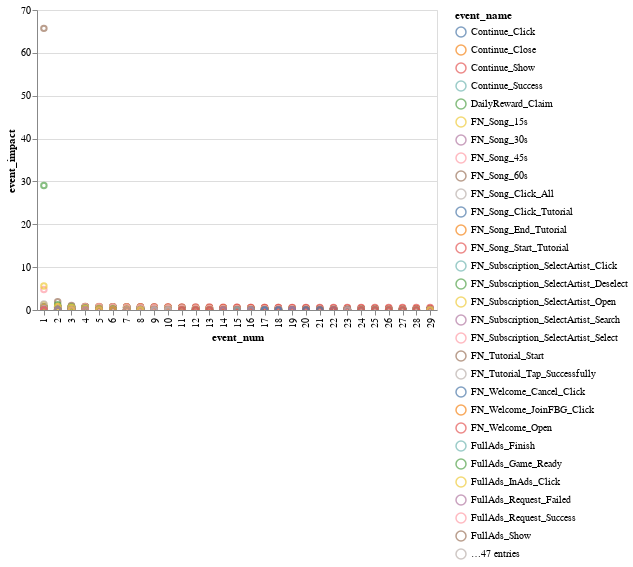

Here is the notebook cell this chart was saved with:
### Markdown cell above
As seen, those events like "IAP_offer", "IAP_Close" do not really account for big amount in total user. In other words, **most users don't play FN_song_60s for more than 2 times**

Therefore, we use the metric **event_impact = uplift * subscriber rate** to demonstrate the impact of that event on business as a whole

### Code cell
chart5

### Figure 1 — Vega-Lite specification as saved in the notebook (floating-point values rounded to 4 significant figures; data arrays with more than 128 entries replaced by an {"elided": "..."} marker saying what was removed)
{"$schema": "https://vega.github.io/schema/vega-lite/v3.4.0.json", "config": {"mark": {"tooltip": null}, "view": {"height": 300, "width": 400}}, "data": {"name": "data-4d1e08c98df4bd8ea546f65cb36c0a99"}, "datasets": {"data-4d1e08c98df4bd8ea546f65cb36c0a99": {"elided": "1655 records"}}, "encoding": {"color": {"field": "event_name", "type": "nominal"}, "tooltip": [{"field": "event_name", "type": "nominal"}, {"field": "event_impact", "type": "quantitative"}, {"field": "event_num", "type": "quantitative"}], "x": {"field": "event_num", "type": "ordinal"}, "y": {"field": "event_impact", "type": "quantitative"}}, "mark": "point", "selection": {"selector005": {"bind": "scales", "encodings": ["x", "y"], "type": "interval"}}}
